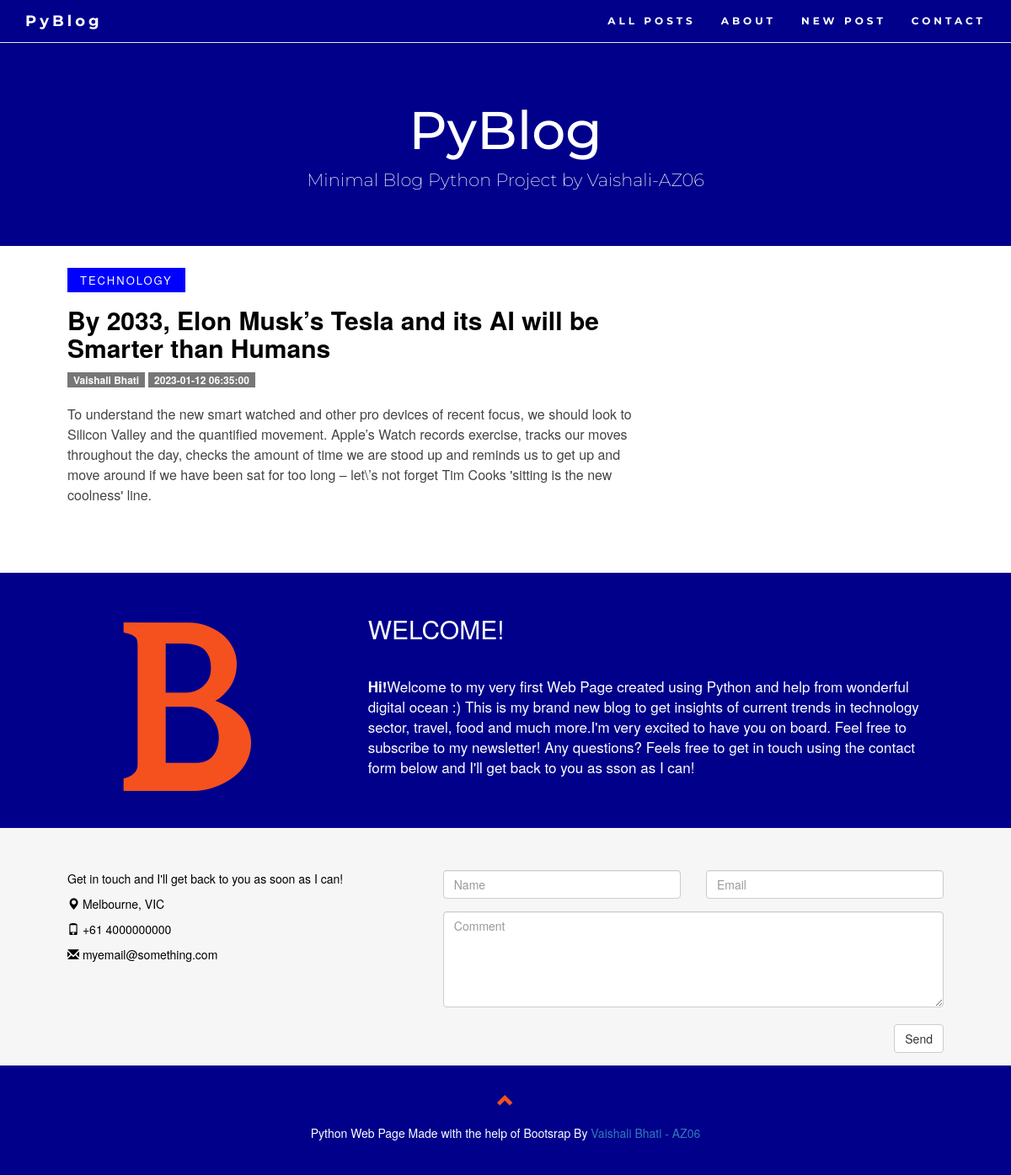
The page /1 on the database its author committed.
### tables this page shows
CREATE TABLE posts (
    id INTEGER PRIMARY KEY AUTOINCREMENT,
    created TIMESTAMP NOT NULL DEFAULT CURRENT_TIMESTAMP,
    label TEXT NOT NULL,
    title TEXT NOT NULL,
    content TEXT NOT NULL,
    author TEXT NOT NULL
);

### app.py (the view)
@app.route('/<int:post_id>')
def post(post_id):
    post = get_post(post_id)
    return render_template('post.html', post=post)

### app.py (called while the page is built)
def get_db_connection():
    conn = sqlite3.connect('database.db')
    conn.row_factory = sqlite3.Row
    return conn

def get_post(post_id):
    conn = get_db_connection()
    post = conn.execute('SELECT * FROM posts WHERE id = ?',
                        (post_id,)).fetchone()
    conn.close()
    if post is None:
        abort(404)
    return post

### templates/post.html
{% extends 'base.html' %}
{% block content %}
<span class="v-blog-label">{{ post['label'] }}</span>
<h2 class="v-blog-h2">{% block title %} {{ post['title'] }} {% endblock %}</h2>
<span class="badge badge-primary v-badge">{{ post['author'] }}</span>
<span class="badge badge-primary v-badge">{{ post['created'] }}</span>
<h4 class="v-h4-content">{{ post['content'] }}</h4>
{% endblock %}

### static/css/style.css (style rules this page uses)
.v-badge { border-radius: 0 !important; }
.v-blog-h2 { color: #000; text-transform: inherit; font-weight: 600; }
.v-blog-label { background: #0000FF; color: #fff !important; border-radius: 0; padding: 5px 15px; font-size: 13px; text-transform: uppercase; font-weight: 200; letter-spacing: 2px; }
body { font: 400 15px Lato, sans-serif; line-height: 1.8; color: #818181 !important; }
h2 { font-size: 24px; text-transform: uppercase; color: #303030; font-weight: 600; margin-bottom: 30px; }
.v-h4-content { font-size: 16px; line-height: 24px; color: #444; margin-top: 20px; margin-bottom: 80px; }
h4 { font-size: 19px; line-height: 1.375em; color: #303030; font-weight: 400; margin-bottom: 30px; }

### rows shown on the page
posts: label "TECHNOLOGY", title "By 2033, Elon Musk’s Tesla and its AI will be Smarter than Humans", author "Vaishali Bhati", created "2023-01-12 06:35:00", content "To understand the new smart watched and other pro devices of recent focus, we should look to Silicon Valley and the quantified movement. Apple’s Watch records exercise, tracks our moves throughout the day, checks the amount of time we are stood up and reminds us to get up and move around if we have been sat for too long – let\\’s not forget Tim Cooks 'sitting is the new coolness' line."
